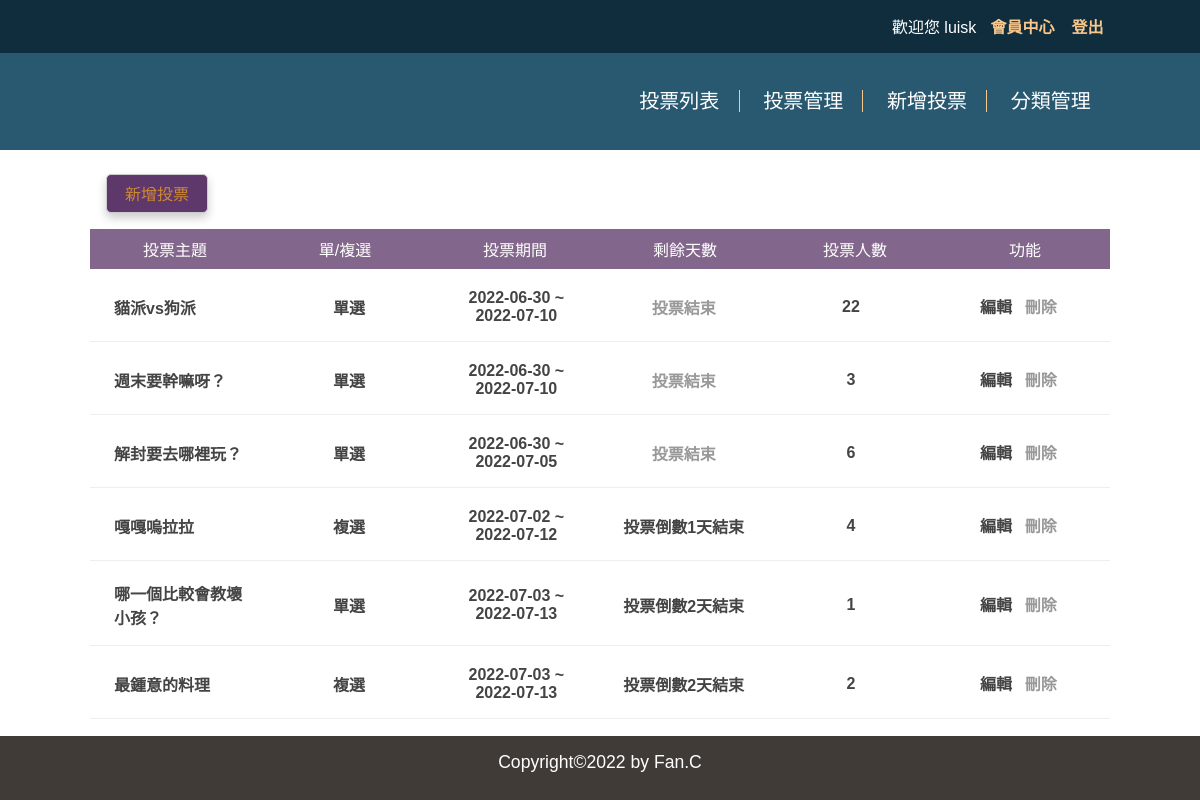
/admin.php (signed in), run on the app's committed database.
### tables this page shows
CREATE TABLE `subjects` (
  `id` int(11) UNSIGNED NOT NULL COMMENT '序號',
  `subject` varchar(128) NOT NULL COMMENT '主題描述',
  `type_id` int(11) UNSIGNED NOT NULL,
  `multiple` tinyint(1) NOT NULL DEFAULT 0 COMMENT '單/複選',
  `multi_limit` tinyint(2) NOT NULL DEFAULT 1 COMMENT '單/複選項目數',
  `start` date NOT NULL,
  `end` date NOT NULL,
  `total` int(11) UNSIGNED NOT NULL DEFAULT 0
);

### api/base.php (called while the page is built, shortened)
<?php
function pdo()
{
    $dsn = "mysql:host=localhost;charset=utf8;dbname=vote";
    return new PDO($dsn, 'root', '');
}
function all($table, ...$arg)
{
    $pdo = pdo();
    $sql = "SELECT * FROM $table ";
    return $pdo->query($sql)->fetchAll(PDO::FETCH_ASSOC);
}

### admin.php (the view, shortened to what this page needs)
<?php
include "./api/base.php";
?>
<!DOCTYPE html>
<html lang="en">
<head>
    <link rel="stylesheet" href="./css//basic.css">
    <link rel="stylesheet" href="./css/admin.css">
</head>
<body>
    <div id="header">
        <?php
        include "./layout/admin_header.php";
        ?>
    </div>
    <div id="container">
        <?php
        if (isset($file) && file_exists(($file))) {
            include $file;
        } else {
        ?>
            <button class="btn" onclick="location.href='?do=add_vote'">新增投票</button>
            <div>
                <ul>
                    <li class="list-header">
                        <div>投票主題</div>
                        <div>單/複選</div>
                        <div>投票期間</div>
                        <div>剩餘天數</div>
                        <div>投票人數</div>
                        <div>功能</div>
                    </li>
                    <?php
                    $subjects = all('subjects');
                    foreach ($subjects as $subject) {
                        echo "<li class='list-items'>";
                        echo "<div>{$subject['subject']}</div>";
                        if($subject['multiple']==0){
                            echo "<div class='text-center'>單選</div>";
                        }else{
                            echo "<div class='text-center'>複選</div>";
                        }
                        echo "<div class='text-center'>";
                        echo $subject['start']." ~ ".$subject['end'];
                        echo "</div>";
                        echo "<div class='text-center'>";
                             $today=strtotime("now");
                             $end=strtotime($subject['end']);
                             if(($end-$today)>0){
                                $remain=floor(($end-$today)/(60*60*24));
                                echo "投票倒數".$remain."天結束";
                             }else{
                                echo "<span style='color:#999'>投票結束</span>";
                             }
                        echo "</div>";
                        echo "<div class='text-center'>{$subject['total']}</div>";
                        echo "<div class='text-center'>";
                        echo "<a class='edit' href='?do=edit&id={$subject['id']}'>編輯</a>";
                        echo "<a class='dele' href='?do=dele&id={$subject['id']}'>刪除</a>";
                        echo "</div>";
                        echo "</li>";
                    }
                    ?>
                </ul>
            </div>
        <?php
        }
        ?>
    </div>
    <div>
        <?php
        include "./layout/footer.php";
        ?>
    </div>
</body>
</html>

### css/basic.css (style rules this page uses)
* { margin: 0; padding: 0; list-style-type: none; box-sizing: border-box; font-family: Arial, Helvetica, sans-serif; }
html, body { height: 100%; margin: 0; }
body { display: flex; flex-direction: column; }
#header { width: 100%; height: 150px; top: 0px; z-index: 1030; }
#container { left: 15%; width: 85%; min-width: 1000px; margin: auto; flex-grow: 1; }
.text-center { text-align: center; }

### css/admin.css (style rules this page uses)
ul { margin: 1rem 0 1rem 0; }
.list-header { display: flex; justify-content: space-evenly; text-align: center; }
.list-header div { width: calc(100% / 6); padding: 0.5rem 1rem; background-color: #83668b; color: #FFFFFF; }
.list-items { display: flex; justify-content: space-evenly; align-items: center; padding: 0.5rem; margin: 0.25rem 0; border-bottom: 1px solid #eee; font-weight: bold; font-size: 1rem; }
.list-items div { width: calc(100% / 6); padding: 0.5rem 1rem; color: #444; }
.edit { margin: 0.2rem 0.2rem; color: #444; text-decoration: none; padding: .15rem .3rem; margin: 0 .1rem; }
.dele { margin: 0.2rem 0.2rem; color: #999; text-decoration: none; padding: .15rem .3rem; margin: 0 .1rem; }
.btn { outline: 0; background: #5f386b; width: 10%; border: 0; padding: 0.4rem 0.4rem; color: #f9c78b; color: #ce8933; font-size: 16px; cursor: pointer; font-weight: 400; margin: 1.5rem 1rem 0 1rem; display: inline-block; border: 1px solid #ccc; border-radius: 5px; box-shadow: 0 5px 10px #ccc; }

### data on the page
subjects: subject "貓派vs狗派", multiple "單選", start "2022-06-30", end "2022-07-10", shows "投票結束", total "22"
subjects: subject "週末要幹嘛呀？", multiple "單選", start "2022-06-30", end "2022-07-10", shows "投票結束", total "3"
subjects: subject "解封要去哪裡玩？", multiple "單選", start "2022-06-30", end "2022-07-05", shows "投票結束", total "6"
subjects: subject "嘎嘎嗚拉拉", multiple "複選", start "2022-07-02", end "2022-07-12", total "4"
subjects: subject "哪一個比較會教壞小孩？", multiple "單選", start "2022-07-03", end "2022-07-13", total "1"
subjects: subject "最鍾意的料理", multiple "複選", start "2022-07-03", end "2022-07-13", total "2"

### other printed values
$_SESSION['name'] "luisk"
